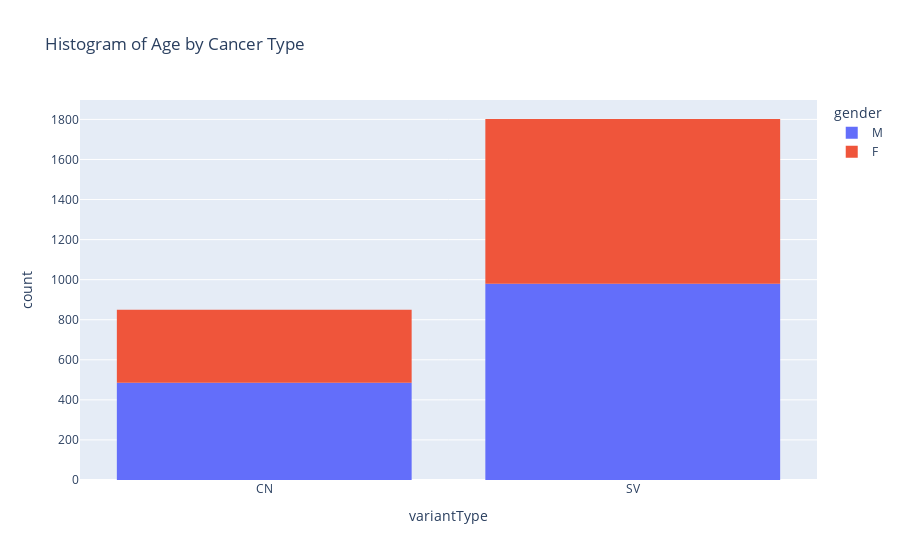

Here is the notebook cell this chart was saved with:
### Code cell
fig = px.histogram(df, x="variantType", color="gender", title = "Histogram of Age by Cancer Type",
                   hover_data=df.columns)
fig.show()

### Figure 1 — Plotly figure (JSON) as saved in the notebook; plotly's stock layout.template omitted (floating-point values rounded to 4 significant figures; data arrays with more than 128 entries replaced by an {"elided": "..."} marker saying what was removed)
{"data": [{"alignmentgroup": "True", "bingroup": "x", "hovertemplate": "gender=M<br>variantType=%{x}<br>count=%{y}<extra></extra>", "legendgroup": "M", "marker": {"color": "#636efa", "pattern": {"shape": ""}}, "name": "M", "offsetgroup": "M", "orientation": "v", "showlegend": true, "type": "histogram", "x": {"elided": "1464 str values"}, "xaxis": "x", "yaxis": "y"}, {"alignmentgroup": "True", "bingroup": "x", "hovertemplate": "gender=F<br>variantType=%{x}<br>count=%{y}<extra></extra>", "legendgroup": "F", "marker": {"color": "#EF553B", "pattern": {"shape": ""}}, "name": "F", "offsetgroup": "F", "orientation": "v", "showlegend": true, "type": "histogram", "x": {"elided": "1188 str values"}, "xaxis": "x", "yaxis": "y"}], "layout": {"barmode": "relative", "legend": {"title": {"text": "gender"}, "tracegroupgap": 0}, "title": {"text": "Histogram of Age by Cancer Type"}, "xaxis": {"anchor": "y", "domain": [0, 1], "title": {"text": "variantType"}}, "yaxis": {"anchor": "x", "domain": [0, 1], "title": {"text": "count"}}}}
